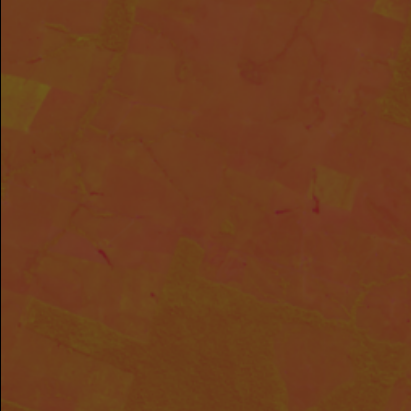
#> input picture img_example.png, 411 x 411 px; its folder holds 4 pictures in this run
$ python load_mask.py
#> lines starting #> are read from the running program, lines starting #| are printed output that depends on the picture
from glob import glob
from argparse import ArgumentDefaultsHelpFormatter, ArgumentParser
import argparse
import shutil
import random
import numpy as np
import cv2

parser = ArgumentParser(description="Preprocess a satelital image dataset", formatter_class=ArgumentDefaultsHelpFormatter)


parser.add_argument('--image_dataset', type=str, default='./',
                    help=('Path to Dataset images'))

parser.add_argument('--mask_dataset', type=str, default='./',
                    help=('Image extension'))

parser.add_argument('--output_maskDataset', type=str, default='./',
                    help=('Path to save images generated'))

def load_masks(image_dataset=None, mask_dataset=None, out_mask_dataset=None):
  """
        This function receive a path to images dataset and select a random mask to them
        and save in the output folder
        Args:
            image_dataset: path to image dataset
            mask_dataset:  path to masks dataset
            out_mask_dataset: path to output dataset maks
  """
#> called with image_dataset = './', mask_dataset = './', out_mask_dataset = './'
  image_filenames=[img_filename for img_filename in glob(image_dataset+"/*")]
  mask_filenames=[img_filename for img_filename in glob(mask_dataset+"/*")]
  shape = cv2.imread(image_filenames[0]).shape
#> shape = (411, 411, 3)
  print("INFO: selecting masks to dataset \n Shape will be: {} \n ================================".format(shape))
#| INFO: selecting masks to dataset
#|  Shape will be: (411, 411, 3)
#|  ================================

  for idx, img in enumerate(image_filenames[:1]):
    mask_filename = mask_filenames[random.randint(0, len(mask_filenames))]
    mask = cv2.imread(mask_filename)
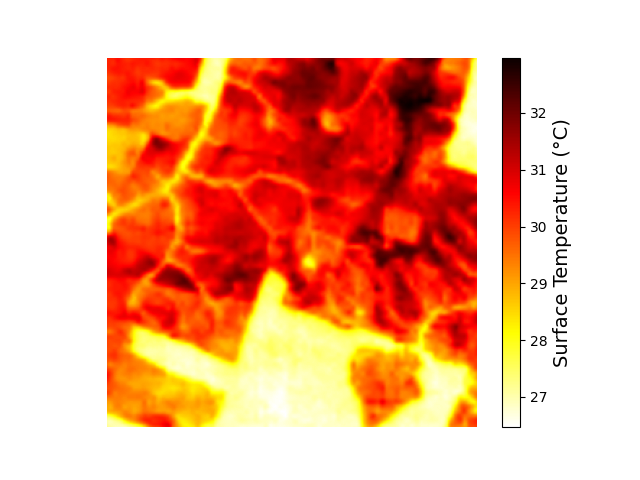
#> input picture lst_orig_t1.png, 640 x 480 px
#> mask is the input picture: shape (480, 640, 3); mean B, G, R 147.3, 177.8, 242.9
    #mask = cv2.resize(mask, (shape[0], shape[1]), interpolation=cv2.INTER_NEAREST)
    mask = cv2.resize(mask, (512, 512), interpolation=cv2.INTER_NEAREST)
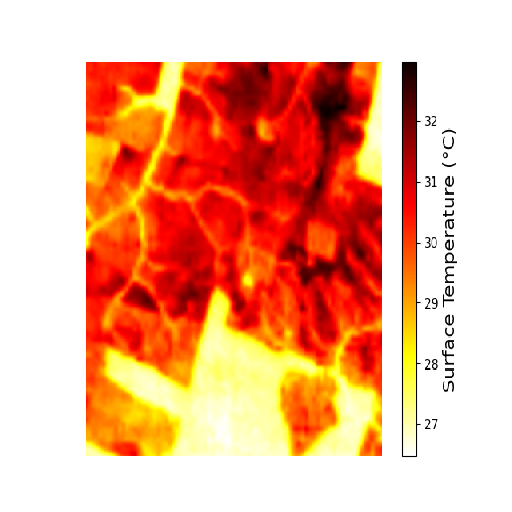
#> mask: shape (512, 512, 3); mean B, G, R 147.2, 177.7, 242.7
    mask_filename = img.split('/')[-1]
    #print(out_mask_dataset+'/'+mask_filename)
    cv2.imwrite(out_mask_dataset+'/'+mask_filename, mask)
    #shutil.copyfile(mask, out_mask_dataset+'/'+mask_filename)

def main():
  args = parser.parse_args()
  load_masks(args.image_dataset, args.mask_dataset, args.output_maskDataset)

if __name__== "__main__":
  main()
else:
  print("This script can't be imported as module!")
